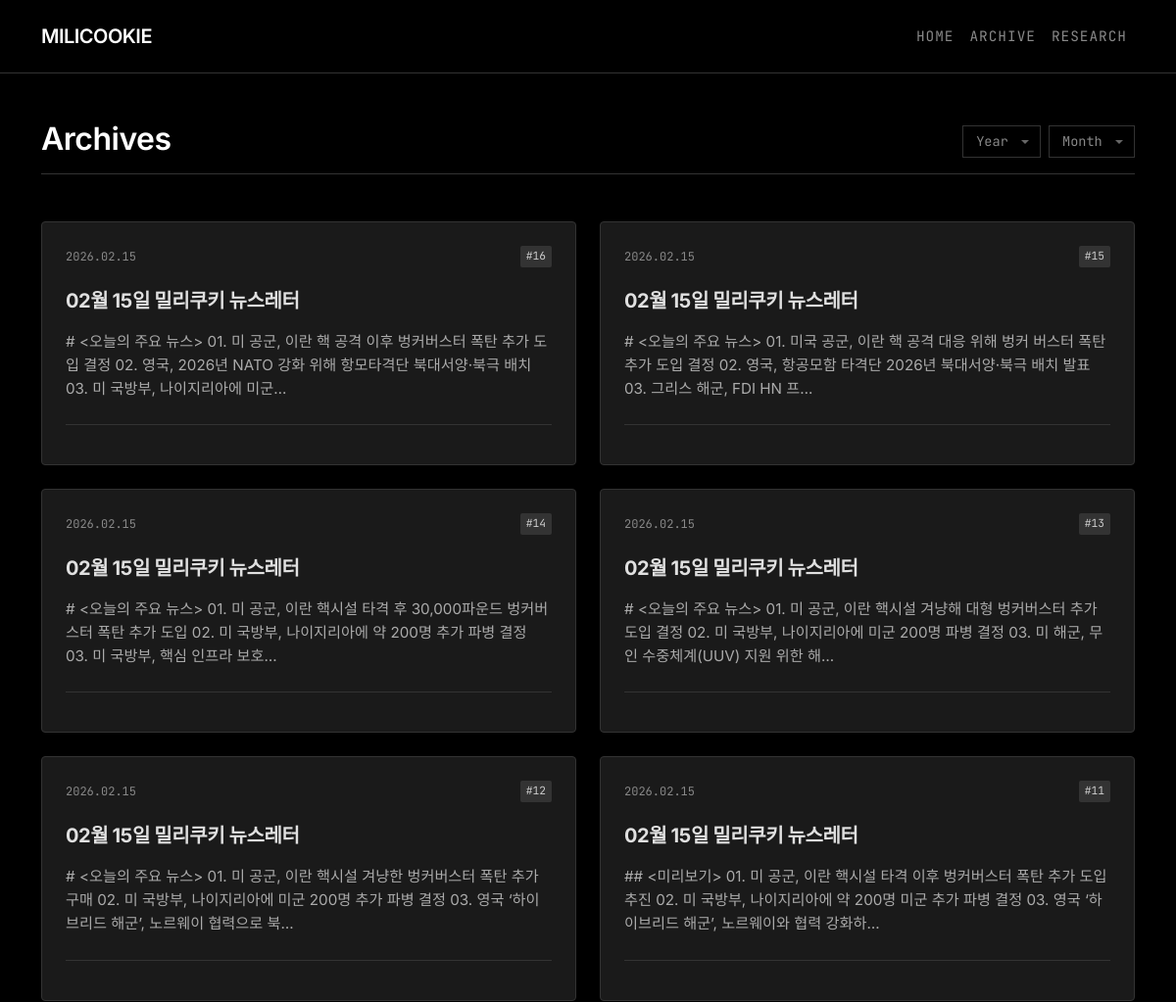
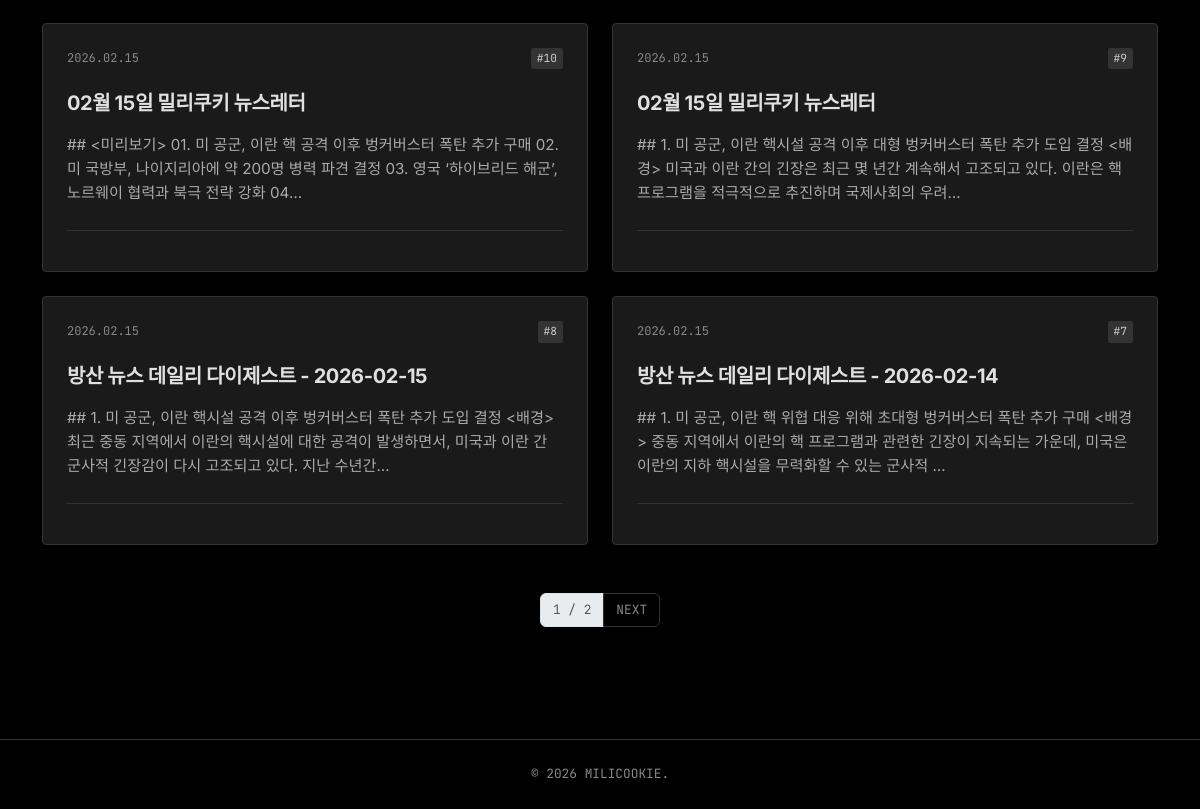
Before: /archive/ with the older database file (2 pictures, top to bottom).
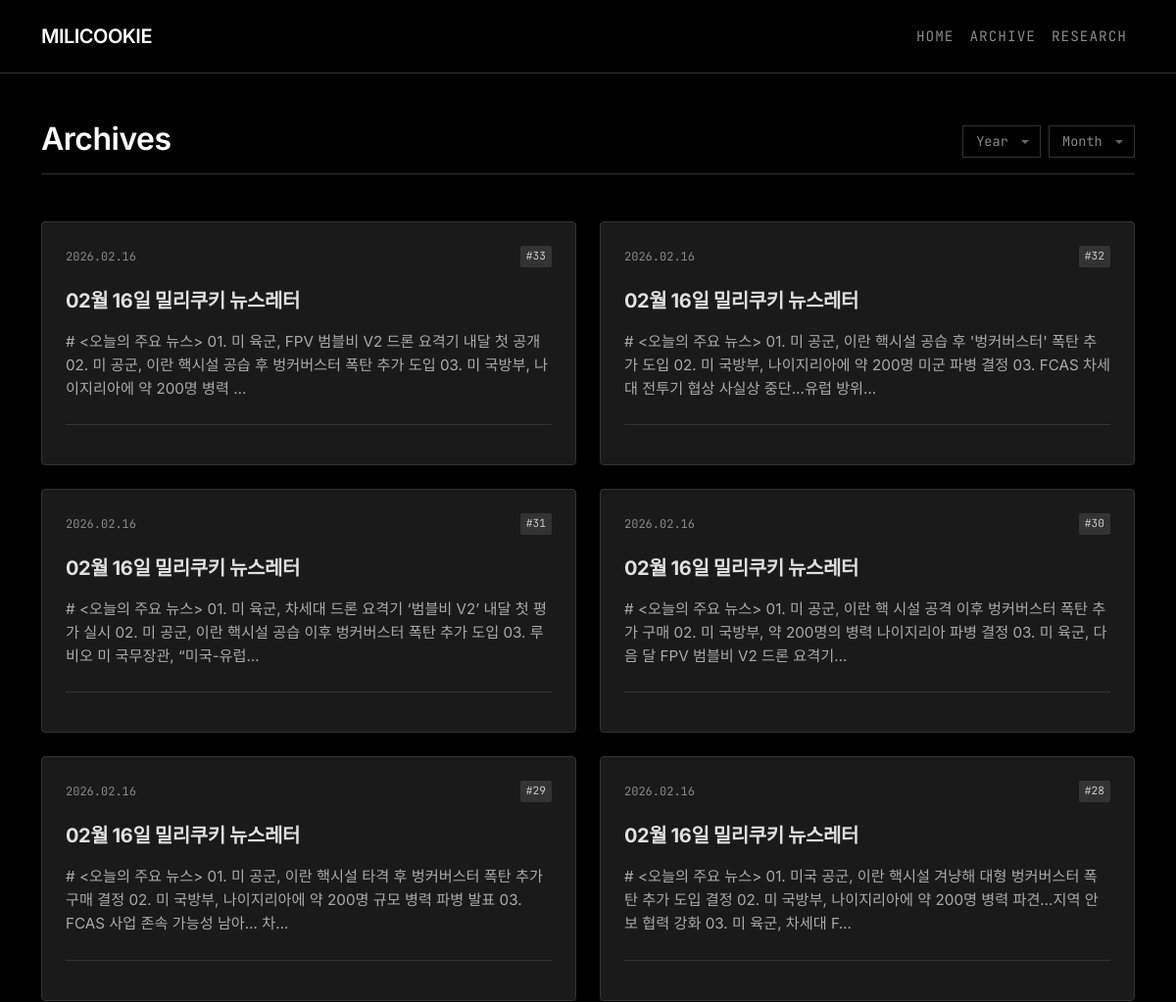
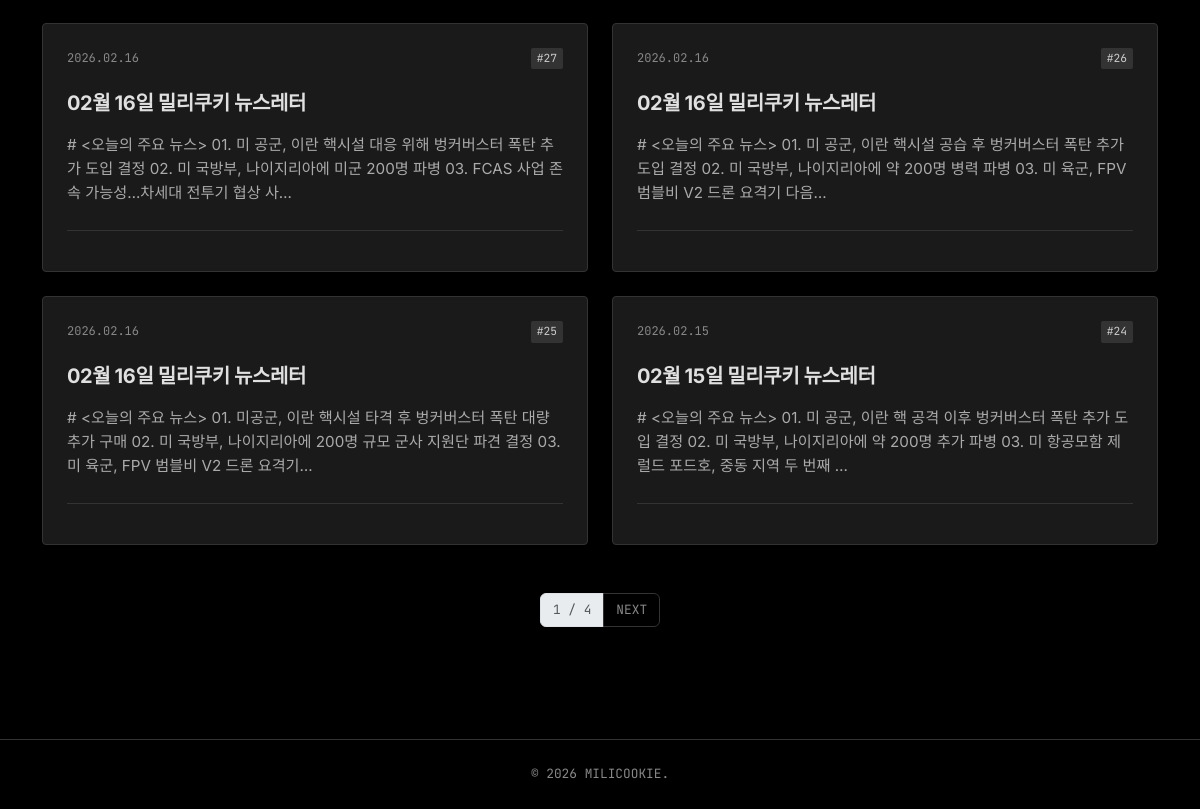
After: the same page with the newer database file (2 pictures, top to bottom).
### newsletters/models.py (models this page shows, shortened)
class Newsletter(models.Model):
    title = models.CharField(max_length=255)
    content = models.TextField(help_text="Full HTML content of the newsletter")
    summary = models.TextField(blank=True, help_text="Short summary for the archive list")
    published_at = models.DateTimeField(auto_now_add=True)
    sent_count = models.IntegerField(default=0, help_text="Number of subscribers this was sent to")
    class Meta:
        ordering = ['-published_at']

### newsletters/views.py (the view)
# urls.py: path('archive/', NewsletterListView.as_view(), name='archive'),
class NewsletterListView(ListView):
    model = Newsletter
    template_name = 'archive.html'
    context_object_name = 'newsletters'
    ordering = ['-published_at']
    paginate_by = 10
    def get_queryset(self):
        queryset = super().get_queryset()
        year = self.request.GET.get('year')
        month = self.request.GET.get('month')
        if year:
            queryset = queryset.filter(published_at__year=year)
        if month:
            queryset = queryset.filter(published_at__month=month)
        return queryset
    def get_context_data(self, **kwargs):
        context = super().get_context_data(**kwargs)
        dates = Newsletter.objects.dates('published_at', 'month', order='DESC')
        years = sorted(list(set(d.year for d in dates)), reverse=True)
        context['years'] = years
        context['months'] = range(1, 13)
        context['selected_year'] = self.request.GET.get('year')
        context['selected_month'] = self.request.GET.get('month')
        return context

### templates/archive.html (shortened to what this page needs)
{% extends 'base.html' %}
{% block content %}
<div class="container py-5">
    <div class="archive-header">
        <h2 class="mb-0">Archives</h2>
        <form method="get" class="filter-form d-flex align-items-center">
            <select name="year" onchange="this.form.submit()">
                <option value="">Year</option>
            </select>
            <select name="month" onchange="this.form.submit()">
                <option value="">Month</option>
            </select>
        </form>
    </div>
    <div class="row row-cols-1 row-cols-md-2 g-4">
        {% for newsletter in newsletters %}
        <div class="col">
            <div class="card newsletter-card p-4">
                <div class="mb-auto" style="position: relative; z-index: 2;">
                    <div class="meta">
                        <span>{{ newsletter.published_at|date:"Y.m.d" }}</span>
                        <span class="issue-tag">#{{ newsletter.id }}</span>
                    </div>
                    <h5 class="card-title mb-3">
                        <a href="{% url 'newsletter_detail' newsletter.id %}" class="text-decoration-none stretched-link">
                            {{ newsletter.title }}
                        </a>
                    </h5>
                    <p class="card-text mb-4">{{ newsletter.summary|truncatechars:120 }}</p>
                </div>
                <div class="mt-auto pt-3 border-top border-secondary" style="border-color: #333 !important; position: relative; z-index: 2;">
                </div>
            </div>
        </div>
        {% empty %}
        <div class="col-12">
            <div class="py-5 text-center text-white font-mono border border-secondary p-5" style="border-style: dashed !important; border-color: #333 !important;">
                조건을 만족하는 아티클이 없습니다.
            </div>
        </div>
        {% endfor %}
    </div>
    {% if is_paginated %}
    <nav class="mt-5">
        <ul class="pagination justify-content-center">
            <li class="page-item disabled"><a class="page-link" href="#">{{ page_obj.number }} / {{ page_obj.paginator.num_pages }}</a></li>
            {% if page_obj.has_next %}
                <li class="page-item"><a class="page-link" href="?page={{ page_obj.next_page_number }}">NEXT</a></li>
            {% endif %}
        </ul>
    </nav>
    {% endif %}
</div>
{% endblock %}

Changed rows visible on the page:
no longer on this page (row unchanged): Newsletter: published_at "2026.02.15", id "16", title "02월 15일 밀리쿠키 뉴스레터", summary "# <오늘의 주요 뉴스> 01. 미 공군, 이란 핵 공격 이후 벙커버스터 폭탄 추가 도입 결정 02. 영국, 2026년 NATO 강화 위해 항모타격단 북대서양·북극 배치 03. 미 국방부, 나이지리아에 미군…"
no longer on this page (row unchanged): Newsletter: published_at "2026.02.15", id "15", title "02월 15일 밀리쿠키 뉴스레터", summary "# <오늘의 주요 뉴스> 01. 미국 공군, 이란 핵 공격 대응 위해 벙커 버스터 폭탄 추가 도입 결정 02. 영국, 항공모함 타격단 2026년 북대서양·북극 배치 발표 03. 그리스 해군, FDI HN 프…"
no longer on this page (row unchanged): Newsletter: published_at "2026.02.15", id "14", title "02월 15일 밀리쿠키 뉴스레터", summary "# <오늘의 주요 뉴스> 01. 미 공군, 이란 핵시설 타격 후 30,000파운드 벙커버스터 폭탄 추가 도입 02. 미 국방부, 나이지리아에 약 200명 추가 파병 결정 03. 미 국방부, 핵심 인프라 보호…"
no longer on this page (row unchanged): Newsletter: published_at "2026.02.15", id "13", title "02월 15일 밀리쿠키 뉴스레터", summary "# <오늘의 주요 뉴스> 01. 미 공군, 이란 핵시설 겨냥해 대형 벙커버스터 추가 도입 결정 02. 미 국방부, 나이지리아에 미군 200명 파병 결정 03. 미 해군, 무인 수중체계(UUV) 지원 위한 해…"
no longer on this page (row unchanged): Newsletter: published_at "2026.02.15", id "12", title "02월 15일 밀리쿠키 뉴스레터", summary "# <오늘의 주요 뉴스> 01. 미 공군, 이란 핵시설 겨냥한 벙커버스터 폭탄 추가 구매 02. 미 국방부, 나이지리아에 미군 200명 추가 파병 결정 03. 영국 ‘하이브리드 해군’, 노르웨이 협력으로 북…"
no longer on this page (row unchanged): Newsletter: published_at "2026.02.15", id "11", title "02월 15일 밀리쿠키 뉴스레터", summary "## <미리보기> 01. 미 공군, 이란 핵시설 타격 이후 벙커버스터 폭탄 추가 도입 추진 02. 미 국방부, 나이지리아에 약 200명 미군 추가 파병 결정 03. 영국 ‘하이브리드 해군’, 노르웨이와 협력 강화하…"
no longer on this page (row unchanged): Newsletter: published_at "2026.02.15", id "10", title "02월 15일 밀리쿠키 뉴스레터", summary "## <미리보기> 01. 미 공군, 이란 핵 공격 이후 벙커버스터 폭탄 추가 구매 02. 미 국방부, 나이지리아에 약 200명 병력 파견 결정 03. 영국 ‘하이브리드 해군’, 노르웨이 협력과 북극 전략 강화 04…"
no longer on this page (row unchanged): Newsletter: published_at "2026.02.15", id "9", title "02월 15일 밀리쿠키 뉴스레터", summary "## 1. 미 공군, 이란 핵시설 공격 이후 대형 벙커버스터 폭탄 추가 도입 결정 <배경> 미국과 이란 간의 긴장은 최근 몇 년간 계속해서 고조되고 있다. 이란은 핵 프로그램을 적극적으로 추진하며 국제사회의 우려…"
no longer on this page (row unchanged): Newsletter: published_at "2026.02.15", id "8", title "방산 뉴스 데일리 다이제스트 - 2026-02-15", summary "## 1. 미 공군, 이란 핵시설 공격 이후 벙커버스터 폭탄 추가 도입 결정 <배경> 최근 중동 지역에서 이란의 핵시설에 대한 공격이 발생하면서, 미국과 이란 간 군사적 긴장감이 다시 고조되고 있다. 지난 수년간…"
no longer on this page (row unchanged): Newsletter: published_at "2026.02.15", id "7", title "방산 뉴스 데일리 다이제스트 - 2026-02-14", summary "## 1. 미 공군, 이란 핵 위협 대응 위해 초대형 벙커버스터 폭탄 추가 구매 <배경> 중동 지역에서 이란의 핵 프로그램과 관련한 긴장이 지속되는 가운데, 미국은 이란의 지하 핵시설을 무력화할 수 있는 군사적 …"
added Newsletter: published_at "2026.02.16", id "33", title "02월 16일 밀리쿠키 뉴스레터", summary "# <오늘의 주요 뉴스> 01. 미 육군, FPV 범블비 V2 드론 요격기 내달 첫 공개 02. 미 공군, 이란 핵시설 공습 후 벙커버스터 폭탄 추가 도입 03. 미 국방부, 나이지리아에 약 200명 병력 …"
added Newsletter: published_at "2026.02.16", id "32", title "02월 16일 밀리쿠키 뉴스레터", summary "# <오늘의 주요 뉴스> 01. 미 공군, 이란 핵시설 공습 후 '벙커버스터' 폭탄 추가 도입 02. 미 국방부, 나이지리아에 약 200명 미군 파병 결정 03. FCAS 차세대 전투기 협상 사실상 중단…유럽 방위…"
added Newsletter: published_at "2026.02.16", id "31", title "02월 16일 밀리쿠키 뉴스레터", summary "# <오늘의 주요 뉴스> 01. 미 육군, 차세대 드론 요격기 ‘범블비 V2’ 내달 첫 평가 실시 02. 미 공군, 이란 핵시설 공습 이후 벙커버스터 폭탄 추가 도입 03. 루비오 미 국무장관, “미국-유럽…"
added Newsletter: published_at "2026.02.16", id "30", title "02월 16일 밀리쿠키 뉴스레터", summary "# <오늘의 주요 뉴스> 01. 미 공군, 이란 핵 시설 공격 이후 벙커버스터 폭탄 추가 구매 02. 미 국방부, 약 200명의 병력 나이지리아 파병 결정 03. 미 육군, 다음 달 FPV 범블비 V2 드론 요격기…"
added Newsletter: published_at "2026.02.16", id "29", title "02월 16일 밀리쿠키 뉴스레터", summary "# <오늘의 주요 뉴스> 01. 미 공군, 이란 핵시설 타격 후 벙커버스터 폭탄 추가 구매 결정 02. 미 국방부, 나이지리아에 약 200명 규모 병력 파병 발표 03. FCAS 사업 존속 가능성 남아… 차…"
added Newsletter: published_at "2026.02.16", id "28", title "02월 16일 밀리쿠키 뉴스레터", summary "# <오늘의 주요 뉴스> 01. 미국 공군, 이란 핵시설 겨냥해 대형 벙커버스터 폭탄 추가 도입 결정 02. 미 국방부, 나이지리아에 약 200명 병력 파견…지역 안보 협력 강화 03. 미 육군, 차세대 F…"
added Newsletter: published_at "2026.02.16", id "27", title "02월 16일 밀리쿠키 뉴스레터", summary "# <오늘의 주요 뉴스> 01. 미 공군, 이란 핵시설 대응 위해 벙커버스터 폭탄 추가 도입 결정 02. 미 국방부, 나이지리아에 미군 200명 파병 03. FCAS 사업 존속 가능성…차세대 전투기 협상 사…"
added Newsletter: published_at "2026.02.16", id "26", title "02월 16일 밀리쿠키 뉴스레터", summary "# <오늘의 주요 뉴스> 01. 미 공군, 이란 핵시설 공습 후 벙커버스터 폭탄 추가 도입 결정 02. 미 국방부, 나이지리아에 약 200명 병력 파병 03. 미 육군, FPV 범블비 V2 드론 요격기 다음…"
added Newsletter: published_at "2026.02.16", id "25", title "02월 16일 밀리쿠키 뉴스레터", summary "# <오늘의 주요 뉴스> 01. 미공군, 이란 핵시설 타격 후 벙커버스터 폭탄 대량 추가 구매 02. 미 국방부, 나이지리아에 200명 규모 군사 지원단 파견 결정 03. 미 육군, FPV 범블비 V2 드론 요격기…"
added Newsletter: published_at "2026.02.15", id "24", title "02월 15일 밀리쿠키 뉴스레터", summary "# <오늘의 주요 뉴스> 01. 미 공군, 이란 핵 공격 이후 벙커버스터 폭탄 추가 도입 결정 02. 미 국방부, 나이지리아에 약 200명 추가 파병 03. 미 항공모함 제럴드 포드호, 중동 지역 두 번째 …"
Other visible differences:
{{ page_obj.paginator.num_pages }}: "2" → "4"
